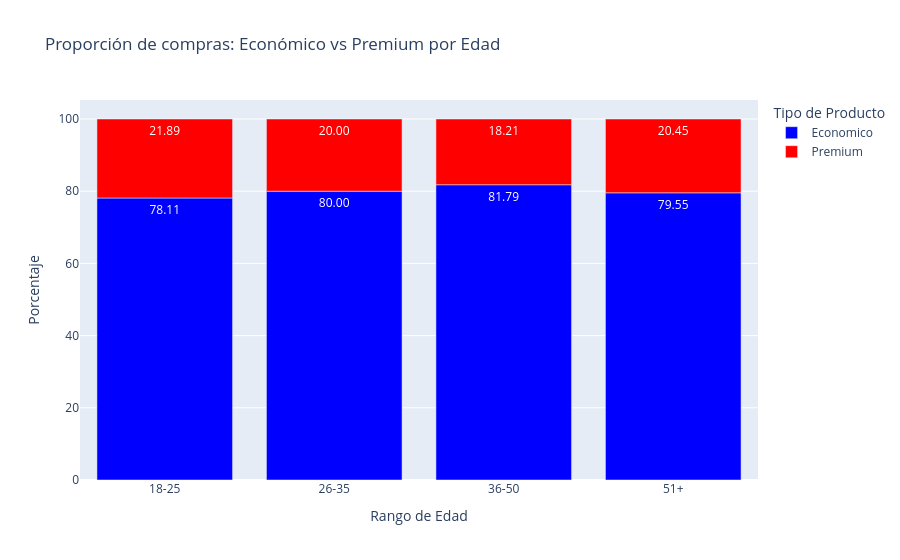

Notebook cell for this chart:
### Markdown cell above
# OBJETIVO 3

### Code cell
grafico3 = px.bar(
    porcentaje_tipo,                   
    x='Rango_Edad',
    y='Porcentaje',
    color='Tipo de Producto',          
    text_auto='.2f',                   
    title='Proporción de compras: Económico vs Premium por Edad',
    color_discrete_map={'Economico': 'blue', 'Premium': 'red'},
    labels={'Rango_Edad': 'Rango de Edad', 'Tipo de Producto': 'Tipo de Producto'}
)

grafico3.show()

### Figure 1 — Plotly figure (JSON) as saved in the notebook; plotly's stock layout.template omitted (floating-point values rounded to 4 significant figures)
{"data": [{"hovertemplate": "Tipo de Producto=Economico<br>Rango de Edad=%{x}<br>Porcentaje=%{y}<extra></extra>", "legendgroup": "Economico", "marker": {"color": "blue", "pattern": {"shape": ""}}, "name": "Economico", "orientation": "v", "showlegend": true, "textposition": "auto", "texttemplate": "%{y:.2f}", "type": "bar", "x": ["18-25", "26-35", "36-50", "51+"], "xaxis": "x", "y": [78.11, 80.0, 81.79, 79.55], "yaxis": "y"}, {"hovertemplate": "Tipo de Producto=Premium<br>Rango de Edad=%{x}<br>Porcentaje=%{y}<extra></extra>", "legendgroup": "Premium", "marker": {"color": "red", "pattern": {"shape": ""}}, "name": "Premium", "orientation": "v", "showlegend": true, "textposition": "auto", "texttemplate": "%{y:.2f}", "type": "bar", "x": ["18-25", "26-35", "36-50", "51+"], "xaxis": "x", "y": [21.89, 20.0, 18.21, 20.45], "yaxis": "y"}], "layout": {"barmode": "relative", "legend": {"title": {"text": "Tipo de Producto"}, "tracegroupgap": 0}, "title": {"text": "Proporción de compras: Económico vs Premium por Edad"}, "xaxis": {"anchor": "y", "domain": [0, 1], "title": {"text": "Rango de Edad"}}, "yaxis": {"anchor": "x", "domain": [0, 1], "title": {"text": "Porcentaje"}}}}
